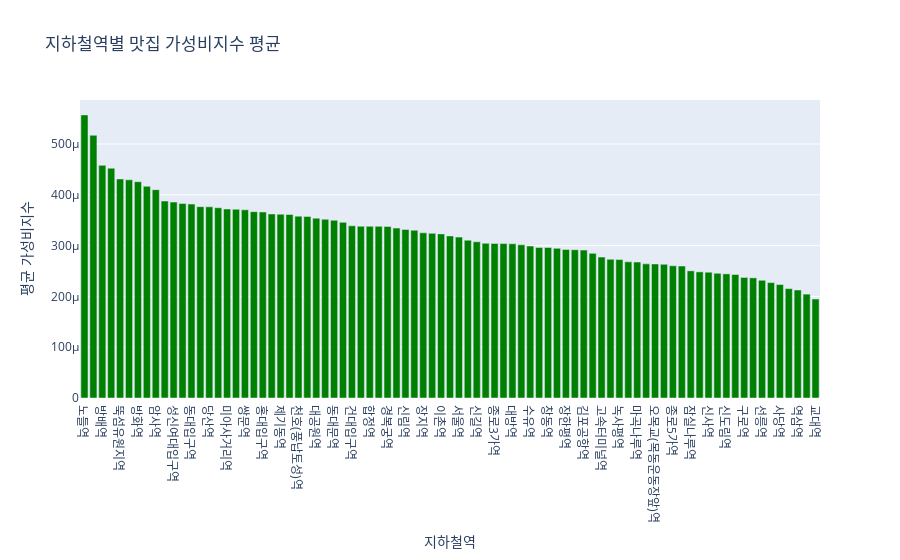

Notebook source saved alongside this figure:
### Code cell
# 역별 평균 value 계산
station_performance_avg = restaurant.groupby('station', as_index=False)['performance'].mean()
station_performance_avg = station_performance_avg.sort_values(by='performance', ascending=False)
# 막대그래프 시각화
fig = px.bar(
    station_performance_avg,
    x='station',
    y='performance',
    title='지하철역별 맛집 가성비지수 평균',
    labels={'station': '지하철역', 'performance': '평균 가성비지수'},
    color_discrete_sequence=['green']
)

fig.show()

### Figure 1 — Plotly figure (JSON) as saved in the notebook; plotly's stock layout.template omitted (floating-point values rounded to 4 significant figures)
{"data": [{"hovertemplate": "지하철역=%{x}<br>평균 가성비지수=%{y}<extra></extra>", "legendgroup": "", "marker": {"color": "green", "pattern": {"shape": ""}}, "name": "", "orientation": "v", "showlegend": false, "textposition": "auto", "type": "bar", "x": ["노들역", "가산디지털단지역", "방배역", "외대앞역", "뚝섬유원지역", "고덕역", "방화역", "응봉역", "암사역", "용마산역", "성신여대입구역", "뚝섬역", "동대입구역", "혜화역", "당산역", "암사역사공원역", "미아사거리역", "이태원역", "쌍문역", "아차산(어린이대공원후문)역", "홍대입구역", "왕십리역", "제기동역", "청계산입구역", "천호(풍납토성)역", "종각역", "대공원역", "응암역", "동대문역", "서울대입구역", "건대입구역", "신촌역", "합정역", "증미역", "경복궁역", "서울숲역", "신림역", "삼각지역", "장지역", "회현역", "이촌역", "구일역", "서울역", "대림역", "신길역", "총신대입구(이수)역", "종로3가역", "디지털미디어시티역", "대방역", "군자(능동)역", "수유역", "남구로역", "창동역", "노량진역", "장한평역", "안국역", "김포공항역", "종합운동장역", "고속터미널역", "충정로역", "녹사평역", "잠실역", "마곡나루역", "가락시장역", "오목교(목동운동장앞)역", "동대문역사문화공원역", "종로5가역", "삼성역", "잠실나루역", "강남역", "신사역", "용산역", "신도림역", "구로디지털단지역", "구로역", "여의나루역", "선릉역", "신반포역", "사당역", "압구정로데오역", "역삼역", "시청역", "교대역"], "xaxis": "x", "y": [0.0005573, 0.0005172, 0.000458, 0.0004523, 0.0004313, 0.0004295, 0.0004257, 0.0004167, 0.0004101, 0.0003878, 0.0003856, 0.0003828, 0.0003818, 0.0003767, 0.0003763, 0.0003745, 0.0003721, 0.0003715, 0.0003704, 0.0003668, 0.0003662, 0.0003624, 0.0003618, 0.0003613, 0.000358, 0.0003574, 0.0003539, 0.0003518, 0.0003499, 0.0003457, 0.0003389, 0.0003381, 0.000338, 0.0003379, 0.0003377, 0.0003345, 0.0003318, 0.0003302, 0.0003251, 0.0003242, 0.0003231, 0.0003191, 0.0003167, 0.0003107, 0.0003076, 0.0003045, 0.0003042, 0.000304, 0.0003036, 0.0003016, 0.0002992, 0.0002963, 0.0002963, 0.0002946, 0.0002924, 0.0002918, 0.0002911, 0.0002847, 0.0002773, 0.0002731, 0.0002725, 0.000268, 0.0002677, 0.000264, 0.0002639, 0.0002632, 0.0002602, 0.0002597, 0.0002504, 0.0002483, 0.0002478, 0.0002455, 0.0002444, 0.0002431, 0.0002373, 0.0002365, 0.0002318, 0.0002272, 0.0002233, 0.0002153, 0.0002126, 0.0002045, 0.0001948], "yaxis": "y"}], "layout": {"barmode": "relative", "legend": {"tracegroupgap": 0}, "title": {"text": "지하철역별 맛집 가성비지수 평균"}, "xaxis": {"anchor": "y", "domain": [0, 1], "title": {"text": "지하철역"}}, "yaxis": {"anchor": "x", "domain": [0, 1], "title": {"text": "평균 가성비지수"}}}}
